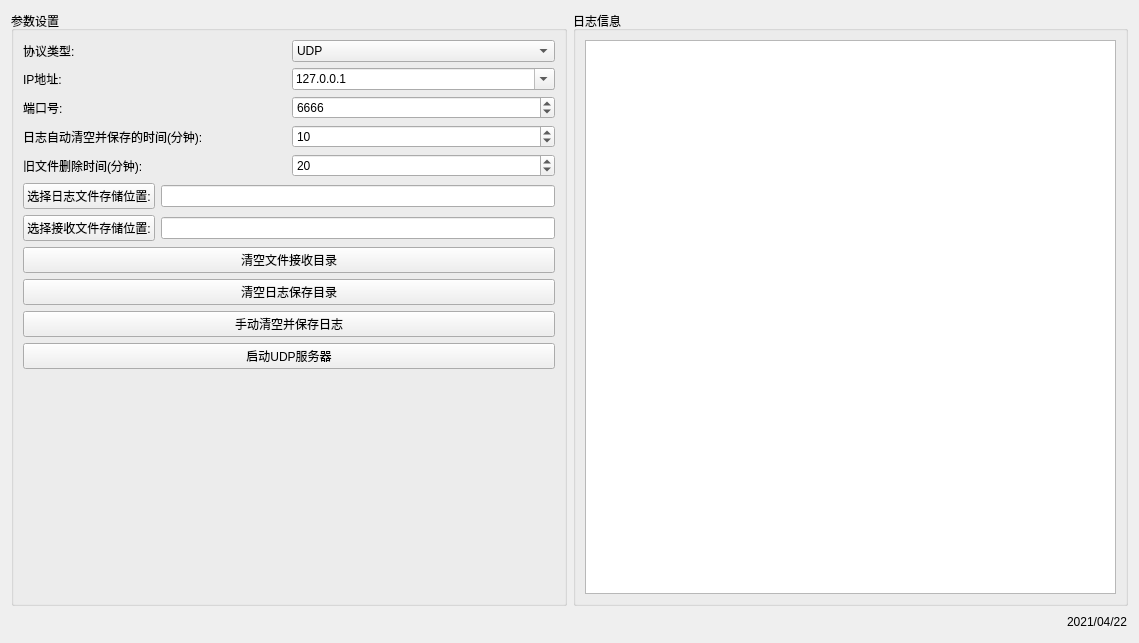
<?xml version="1.0" encoding="UTF-8"?>
<ui version="4.0">
 <class>Widget</class>
 <widget class="QWidget" name="Widget">
  <property name="geometry">
   <rect>
    <x>0</x>
    <y>0</y>
    <width>1139</width>
    <height>643</height>
   </rect>
  </property>
  <property name="windowTitle">
   <string>Widget</string>
  </property>
  <layout class="QVBoxLayout" name="verticalLayout_3">
   <item>
    <layout class="QHBoxLayout" name="horizontalLayout_10">
     <item>
      <widget class="QGroupBox" name="groupBox">
       <property name="title">
        <string>参数设置</string>
       </property>
       <layout class="QVBoxLayout" name="verticalLayout_2">
        <item>
         <layout class="QHBoxLayout" name="horizontalLayout">
          <item>
           <widget class="QLabel" name="label_agreement_type">
            <property name="text">
             <string>协议类型:</string>
            </property>
           </widget>
          </item>
          <item>
           <widget class="QComboBox" name="comboBox">
            <item>
             <property name="text">
              <string>UDP</string>
             </property>
            </item>
           </widget>
          </item>
         </layout>
        </item>
        <item>
         <layout class="QHBoxLayout" name="horizontalLayout_3">
          <item>
           <widget class="QLabel" name="label_ip_addr">
            <property name="text">
             <string>IP地址:</string>
            </property>
           </widget>
          </item>
          <item>
           <widget class="QComboBox" name="comboBox_ip_addr">
            <property name="editable">
             <bool>true</bool>
            </property>
            <item>
             <property name="text">
              <string>127.0.0.1</string>
             </property>
            </item>
           </widget>
          </item>
         </layout>
        </item>
        <item>
         <layout class="QHBoxLayout" name="horizontalLayout_2">
          <item>
           <widget class="QLabel" name="label_port">
            <property name="text">
             <string>端口号:</string>
            </property>
           </widget>
          </item>
          <item>
           <widget class="QSpinBox" name="spinBox_port">
            <property name="minimum">
             <number>1024</number>
            </property>
            <property name="maximum">
             <number>65535</number>
            </property>
            <property name="value">
             <number>6666</number>
            </property>
           </widget>
          </item>
         </layout>
        </item>
        <item>
         <layout class="QHBoxLayout" name="horizontalLayout_9">
          <item>
           <widget class="QLabel" name="label_log_auto_del_time">
            <property name="text">
             <string>日志自动清空并保存的时间(分钟):</string>
            </property>
           </widget>
          </item>
          <item>
           <widget class="QSpinBox" name="spinBox_log_save_time">
            <property name="minimum">
             <number>1</number>
            </property>
            <property name="maximum">
             <number>999</number>
            </property>
            <property name="value">
             <number>10</number>
            </property>
           </widget>
          </item>
         </layout>
        </item>
        <item>
         <layout class="QHBoxLayout" name="horizontalLayout_7">
          <item>
           <widget class="QLabel" name="label_old_file_del_time">
            <property name="text">
             <string>旧文件删除时间(分钟):</string>
            </property>
           </widget>
          </item>
          <item>
           <widget class="QSpinBox" name="spinBox_file_del_time">
            <property name="minimum">
             <number>1</number>
            </property>
            <property name="maximum">
             <number>999</number>
            </property>
            <property name="value">
             <number>20</number>
            </property>
            <property name="displayIntegerBase">
             <number>10</number>
            </property>
           </widget>
          </item>
         </layout>
        </item>
        <item>
         <layout class="QHBoxLayout" name="horizontalLayout_4">
          <item>
           <widget class="QPushButton" name="pushButton_select_log_file_path">
            <property name="text">
             <string>选择日志文件存储位置:</string>
            </property>
           </widget>
          </item>
          <item>
           <widget class="QLineEdit" name="lineEdit_log_save_path"/>
          </item>
         </layout>
        </item>
        <item>
         <layout class="QHBoxLayout" name="horizontalLayout_5">
          <item>
           <widget class="QPushButton" name="pushButton_select_rx_file_path">
            <property name="text">
             <string>选择接收文件存储位置:</string>
            </property>
           </widget>
          </item>
          <item>
           <widget class="QLineEdit" name="lineEdit_recv_file_save_path"/>
          </item>
         </layout>
        </item>
        <item>
         <widget class="QPushButton" name="pushButton_del_all">
          <property name="text">
           <string>清空文件接收目录</string>
          </property>
         </widget>
        </item>
        <item>
         <widget class="QPushButton" name="pushButton_del_all_log">
          <property name="text">
           <string>清空日志保存目录</string>
          </property>
         </widget>
        </item>
        <item>
         <widget class="QPushButton" name="pushButton_save_log">
          <property name="text">
           <string>手动清空并保存日志</string>
          </property>
         </widget>
        </item>
        <item>
         <widget class="QPushButton" name="pushButton_start_udp">
          <property name="text">
           <string>启动UDP服务器</string>
          </property>
         </widget>
        </item>
        <item>
         <spacer name="verticalSpacer">
          <property name="orientation">
           <enum>Qt::Vertical</enum>
          </property>
          <property name="sizeHint" stdset="0">
           <size>
            <width>20</width>
            <height>40</height>
           </size>
          </property>
         </spacer>
        </item>
       </layout>
      </widget>
     </item>
     <item>
      <widget class="QGroupBox" name="groupBox_2">
       <property name="title">
        <string>日志信息</string>
       </property>
       <layout class="QVBoxLayout" name="verticalLayout">
        <item>
         <widget class="QPlainTextEdit" name="plainTextEdit_log">
          <property name="enabled">
           <bool>true</bool>
          </property>
          <property name="documentTitle">
           <string/>
          </property>
          <property name="readOnly">
           <bool>true</bool>
          </property>
         </widget>
        </item>
       </layout>
      </widget>
     </item>
    </layout>
   </item>
   <item>
    <layout class="QHBoxLayout" name="horizontalLayout_11">
     <item>
      <spacer name="horizontalSpacer_5">
       <property name="orientation">
        <enum>Qt::Horizontal</enum>
       </property>
       <property name="sizeHint" stdset="0">
        <size>
         <width>40</width>
         <height>20</height>
        </size>
       </property>
      </spacer>
     </item>
     <item>
      <widget class="QLabel" name="label_current_time">
       <property name="text">
        <string>2021/04/22</string>
       </property>
      </widget>
     </item>
    </layout>
   </item>
  </layout>
 </widget>
 <resources/>
 <connections/>
</ui>
